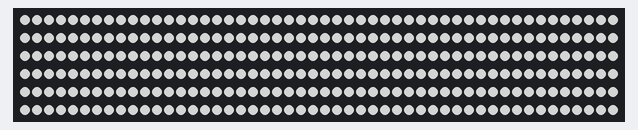
A sketch run on a simulated Arduino Uno, built with avr-gcc and run on an emulated ATmega328P. On the bench: 300 RGB LEDs in strip order, left to right, continuing on the next row. Dim RGB values are drawn brighter than linear; what the sketch prints to the serial monitor is not drawn.

Above: at 5.1 s.

The sketch:

kitchen_ledstrip.ino
```cpp
// NeoPixelTest
// This example will cycle between showing four pixels as Red, Green, Blue, White
// and then showing those pixels as Black.
//
// Included but commented out are examples of configuring a NeoPixelBus for
// different color order including an extra white channel, different data speeds, and
// for Esp8266 different methods to send the data.
// NOTE: You will need to make sure to pick the one for your platform
//
//
// There is serial output of the current state so you can confirm and follow along
//

#include <NeoPixelBus.h>

const uint16_t PixelCount = 300; // this example assumes 4 pixels, making it smaller will cause a failure
const uint8_t PixelPin = 2;  // make sure to set this to the correct pin, ignored for Esp8266

#define colorSaturation 128

// three element pixels, in different order and speeds
//NeoPixelBus<NeoGrbFeature, Neo800KbpsMethod> strip(PixelCount, PixelPin);
//NeoPixelBus<NeoRgbFeature, Neo400KbpsMethod> strip(PixelCount, PixelPin);

// For Esp8266, the Pin is omitted and it uses GPIO3 due to DMA hardware use.
// There are other Esp8266 alternative methods that provide more pin options, but also have
// other side effects.
// for details see wiki linked here https://github.com/Makuna/NeoPixelBus/wiki/ESP8266-NeoMethods

// You can also use one of these for Esp8266,
// each having their own restrictions
//
// These two are the same as above as the DMA method is the default
// NOTE: These will ignore the PIN and use GPI03 pin
//NeoPixelBus<NeoGrbFeature, NeoEsp8266Dma800KbpsMethod> strip(PixelCount, PixelPin);
//NeoPixelBus<NeoRgbFeature, NeoEsp8266Dma400KbpsMethod> strip(PixelCount, PixelPin);

// Uart method is good for the Esp-01 or other pin restricted modules
// for details see wiki linked here https://github.com/Makuna/NeoPixelBus/wiki/ESP8266-NeoMethods
// NOTE: These will ignore the PIN and use GPI02 pin
//NeoPixelBus<NeoGrbFeature, NeoEsp8266Uart1800KbpsMethod> strip(PixelCount, PixelPin);
//NeoPixelBus<NeoRgbFeature, NeoEsp8266Uart1400KbpsMethod> strip(PixelCount, PixelPin);

// The bitbang method is really only good if you are not using WiFi features of the ESP
// It works with all but pin 16
//NeoPixelBus<NeoGrbFeature, NeoEsp8266BitBang800KbpsMethod> strip(PixelCount, PixelPin);
//NeoPixelBus<NeoRgbFeature, NeoEsp8266BitBang400KbpsMethod> strip(PixelCount, PixelPin);

// four element pixels, RGBW
NeoPixelBus<NeoRgbwFeature, Neo800KbpsMethod> strip(PixelCount, PixelPin);

RgbColor red(colorSaturation, 0, 0);
RgbColor green(0, colorSaturation, 0);
RgbColor blue(0, 0, colorSaturation);
RgbColor white(colorSaturation);
RgbColor black(0);

HslColor hslRed(red);
HslColor hslGreen(green);
HslColor hslBlue(blue);
HslColor hslWhite(white);
HslColor hslBlack(black);


void setup()
{
    Serial.begin(115200);
    while (!Serial); // wait for serial attach

    Serial.println();
    Serial.println("Initializing...");
    Serial.flush();

    // this resets all the neopixels to an off state
    strip.Begin();
    strip.Show();


    Serial.println();
    Serial.println("Running...");
}


void loop()
{
    delay(5000);

    Serial.println("Colors R, G, B, W...");

    // set the colors,
    // if they don't match in order, you need to use NeoGrbFeature feature
    for (int i = 0; i < PixelCount; i++) {
      strip.SetPixelColor(i, RgbwColor(colorSaturation));
    }
//    for (int i = 0; i < PixelCount; i=i+4) {
//      strip.SetPixelColor(i, red);
//      strip.SetPixelColor(i+1, green);
//      strip.SetPixelColor(i+2, blue);
//      strip.SetPixelColor(i+3, RgbwColor(colorSaturation));
//    }
//    strip.SetPixelColor(3, white);
    // the following line demonstrates rgbw color support
    // if the NeoPixels are rgbw types the following line will compile
    // if the NeoPixels are anything else, the following line will give an error
//    strip.SetPixelColor(3, RgbwColor(colorSaturation));
    strip.Show();


    delay(5000);

    Serial.println("Off ...");

    // turn off the pixels

    for (int i = 0; i < PixelCount; i++) {
      strip.SetPixelColor(i, black);
    }
//    strip.SetPixelColor(0, black);
//    strip.SetPixelColor(1, black);
//    strip.SetPixelColor(2, black);
//    strip.SetPixelColor(3, black);
    strip.Show();


}
```

Measured:
- what the display in image 0 shows lasts 5.1 s, from 5.0 s to 10.1 s
